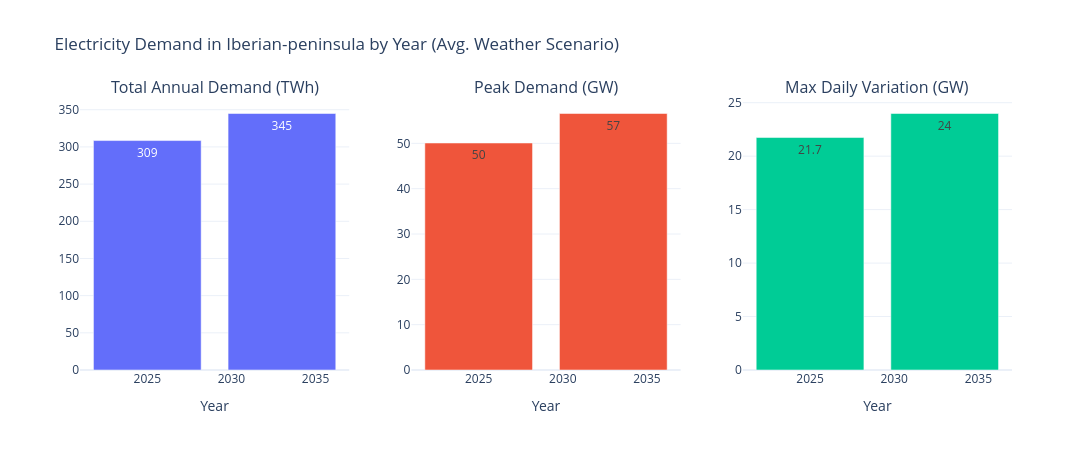

Notebook source saved alongside this figure:
### Markdown cell above
Plotting the indicators

### Code cell
fig = make_subplots(
    rows=1, cols=3,
    subplot_titles=[
        "Total Annual Demand (TWh)",
        "Peak Demand (GW)",
        "Max Daily Variation (GW)"
    ]
)

fig.add_trace(
    go.Bar(
        x=results_df.index,
        y=results_df["Total_Demand_TWh"]/1e6,
        text=(results_df["Total_Demand_TWh"]/1e6).round(0),
        textposition="auto",
        name="Total Demand (TWh)"
    ),
    row=1, col=1
)

fig.add_trace(
    go.Bar(
        x=results_df.index,
        y=results_df["Peak_Load_GW"]/1e3,
        text=(results_df["Peak_Load_GW"]/1e3).round(0),
        textposition="auto",
        name="Peak Load (GW)"
    ),
    row=1, col=2
)

fig.add_trace(
    go.Bar(
        x=results_df.index,
        y=results_df["Max_Daily_Variation_GW"]/1e3,
        text=(results_df["Max_Daily_Variation_GW"]/1e3).round(1),
        textposition="auto",
        name="Max Daily Variation (GW)"
    ),
    row=1, col=3
)

fig.update_layout(
    title=f"Electricity Demand in {country_choice.capitalize()} by Year (Avg. Weather Scenario)",
    template="plotly_white",
    height=450,
    width=1100,
    showlegend=False
)

fig.update_xaxes(title_text="Year")

fig.show()

### Figure 1 — Plotly figure (JSON) as saved in the notebook; plotly's stock layout.template omitted (floating-point values rounded to 4 significant figures)
{"data": [{"name": "Total Demand (TWh)", "text": [309.0, 345.0], "textposition": "auto", "type": "bar", "x": [2025, 2033], "xaxis": "x", "y": [308.6, 344.9], "yaxis": "y"}, {"name": "Peak Load (GW)", "text": [50.0, 57.0], "textposition": "auto", "type": "bar", "x": [2025, 2033], "xaxis": "x2", "y": [50.08, 56.59], "yaxis": "y2"}, {"name": "Max Daily Variation (GW)", "text": [21.7, 24.0], "textposition": "auto", "type": "bar", "x": [2025, 2033], "xaxis": "x3", "y": [21.74, 23.99], "yaxis": "y3"}], "layout": {"annotations": [{"font": {"size": 16}, "showarrow": false, "text": "Total Annual Demand (TWh)", "x": 0.1444, "xanchor": "center", "xref": "paper", "y": 1, "yanchor": "bottom", "yref": "paper"}, {"font": {"size": 16}, "showarrow": false, "text": "Peak Demand (GW)", "x": 0.5, "xanchor": "center", "xref": "paper", "y": 1, "yanchor": "bottom", "yref": "paper"}, {"font": {"size": 16}, "showarrow": false, "text": "Max Daily Variation (GW)", "x": 0.8556, "xanchor": "center", "xref": "paper", "y": 1, "yanchor": "bottom", "yref": "paper"}], "height": 450, "showlegend": false, "title": {"text": "Electricity Demand in Iberian-peninsula by Year (Avg. Weather Scenario)"}, "width": 1100, "xaxis": {"anchor": "y", "domain": [0, 0.2889], "title": {"text": "Year"}}, "xaxis2": {"anchor": "y2", "domain": [0.3556, 0.6444], "title": {"text": "Year"}}, "xaxis3": {"anchor": "y3", "domain": [0.7111, 1], "title": {"text": "Year"}}, "yaxis": {"anchor": "x", "domain": [0, 1]}, "yaxis2": {"anchor": "x2", "domain": [0, 1]}, "yaxis3": {"anchor": "x3", "domain": [0, 1]}}}
